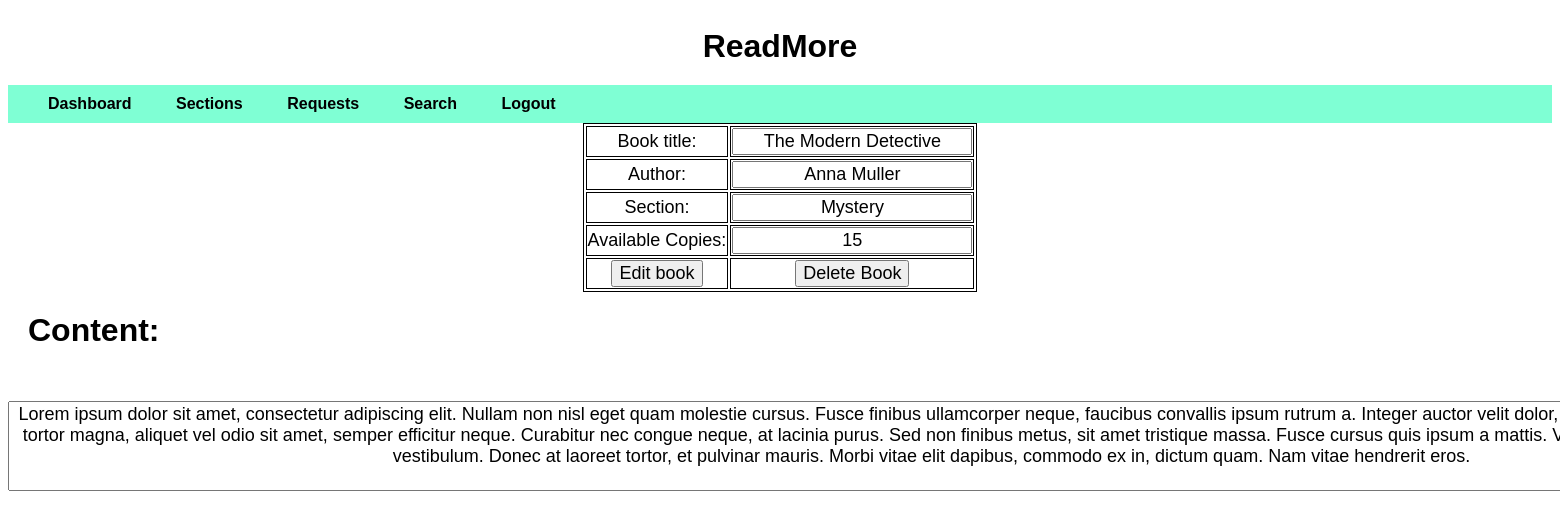
The page /admin_dash/sections/Mystery/1 on the database its author committed.
### dbs.py (models this page shows)
class Book(db.Model):
    __tablename__="book"
    id = db.Column(db.Integer, autoincrement=True, primary_key=True)
    name = db.Column(db.String, nullable=False)
    content = db.Column(db.String, nullable=False)
    author_id=db.Column(db.Integer, db.ForeignKey('author.id'))
    total_copies = db.Column(db.Integer, nullable=False)
    date_added = db.Column(db.DateTime, default = datetime.utcnow)
    section_id = db.Column(db.Integer, db.ForeignKey('section.id'), nullable=False)
    requests = db.relationship('Request', backref='book')
    feedbacks=db.relationship('Feedback',backref='book')

class Author(db.Model):
    __tablename__="author"
    id = db.Column(db.Integer, autoincrement=True, primary_key=True)
    name = db.Column(db.Integer, nullable=False)
    books = db.relationship('Book', backref='author')

class Section(db.Model):
    __tablename__="section"
    id = db.Column(db.Integer, autoincrement=True, primary_key=True)
    name = db.Column(db.String, unique=True)
    date_created = db.Column(db.DateTime, default = datetime.utcnow)
    description = db.Column(db.String)
    books = db.relationship('Book', backref='section')

### app.py (the view, shortened to what this page needs)
@app.route("/admin_dash/sections/<s_name>/<int:b_id>",methods=["GET","POST"])
def book_page(s_name,b_id,msg=""):
    cur_book=Book.query.filter_by(id=b_id).first()
    return render_template("book_page.html",book=cur_book,msg=msg)

### app.py (called while the page is built)
@app.context_processor
def utility_processor():
    def available_copies(book):
        return str(book.total_copies-len(Request.query.filter_by(book_id=book.id).filter_by(status="active").all()))
    return dict(available_copies=available_copies)

@app.context_processor
def utility_processor():
    def current_books(username):
        user_id=User.query.filter_by(username=username).first().id
        book_list=Request.query.filter_by(user_id=user_id).filter_by(status="active").all()
        return [[Book.query.filter_by(id=i.book_id).first(),i.issue_date+timedelta(days=7)] for i in book_list]
    return dict(current_books=current_books)

@app.context_processor
def utility_processor():
    def pending_books(username):
        user_id=User.query.filter_by(username=username).first().id
        book_list=Request.query.filter_by(user_id=user_id).filter_by(status="pending").all()
        return [Book.query.filter_by(id=i.book_id).first() for i in book_list]
    return dict(pending_books=pending_books)

@app.context_processor
def utility_processor():
    def past_books(username):
        user_id=User.query.filter_by(username=username).first().id
        book_list=Request.query.filter_by(user_id=user_id).filter((Request.status=="read")|(Request.status=="expired")).all()
        return [[Book.query.filter_by(id=i.book_id).first(),i.status] for i in book_list]
    return dict(past_books=past_books)

### templates/book_page.html (shortened to what this page needs)
<!DOCTYPE html>
<html lang="en">
<head>
    <link rel="stylesheet" href="../../../static/general_page.css">
</head>
<body>
    <div class="main">
        <div class="fav">ReadMore</div>
        <div class="nav">
            <ul class="moveright">
                <li><a href="{{url_for('admin_dash')}}">Dashboard</a></li>
                <li><a href="{{url_for('admin_sections')}}">Sections</a></li>
                <li><a href="{{url_for('admin_requests')}}">Requests</a></li>
                <li><a href="{{url_for('search')}}">Search</a></li>
                <li><a href="{{url_for('login')}}">Logout</a></li>
            </ul>
        </div>
        <div class="book_table">
            <form method="POST">
                <table>
                    <tr>
                        <td>Book title: </td>
                        <td><input type="text" name="title" value="{{book['name']}}"></td>
                    </tr>
                    <tr>
                        <td>Author: </td>
                        <td><input type="text" name="author" value="{{book.author.name}}"></td>
                    </tr>
                    <tr>
                        <td>Section: </td>
                        <td><input type="text" name="section" value="{{book.section.name}}"></td>
                    </tr>
                    <tr>
                        <td>Available Copies: </td>
                        <td><input type="text" name="tot_copies" value="{{book['total_copies']}}"></td>
                    </tr>
                    <tr>
                        <td><input type="submit" name="action" value="Edit book"></td>
                        <td><input type="submit" name="action" value="Delete Book"></td>
                    </tr>
                </table>
                <div class="side">Content: <b></p></div>
                <textarea name="content" rows="4" cols="175">{{book.content}}</textarea>
            </form>
        </div>
    </div>
</body>
</html>

### static/general_page.css (style rules this page uses)
body { font-family: Arial; }
.fav { padding: 20px; font-size:xx-large; text-align: center; font-weight: bold; }
.nav { background-color: aquamarine; }
ul { list-style-type: none; margin: 0; padding-top: 10px; padding-bottom: 10px; padding-left: 20px; }
li { display: inline; padding: 20px; font-size: medium; text-align: center; vertical-align: center; font-weight: bold; }
li a { text-decoration:solid; }
.side { padding:20px; font-size:xx-large; font-weight: bold; text-align: left; }
a { color: black; }
table, table th, table td { margin: auto; border-style: solid; border: 1px solid; text-align: center; font-size: large; }
textarea { font-size: large; font-family: Arial; text-align: center; }
input { font-size: large; text-align: center; }

### rows shown on the page
Book: title "The Modern Detective", tot_copies "15", content "Lorem ipsum dolor sit amet, consectetur adipiscing elit. Nullam non nisl eget quam molestie cursus. Fusce finibus ullamcorper neque, faucibus convallis ipsum rutrum a. Integer auctor velit dolor, vel fermentum nisl venenatis vel. In tortor magna, aliquet vel odio sit amet, semper efficitur neque. Curabitur nec congue neque, at lacinia purus. Sed non finibus metus, sit amet tristique massa. Fusce cursus quis ipsum a mattis. Vestibulum lacinia lacus at maximus vestibulum. Donec at laoreet tortor, et pulvinar mauris. Morbi vitae elit dapibus, commodo ex in, dictum quam. Nam vitae hendrerit eros."
Author: author "Anna Muller"
Section: section "Mystery"
